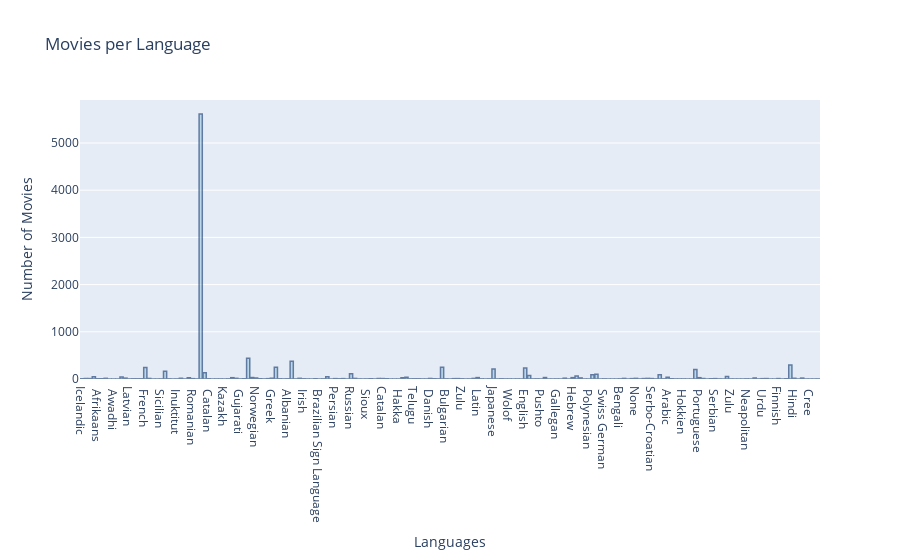

Source (notebook cell):
### Code cell
# Add columns based on new generes
languages_dic = {j:[1 if j in i else 0 for i in movies["Language"]] for j in languages}
# Plotting movies per genre
data = [go.Bar(
            x=list(languages_dic.keys()),
            y=[sum(i) for i in languages_dic.values()]
    )]
fig = go.Figure(data=data)
fig.update_traces(marker_color='rgb(158,202,225)', marker_line_color='rgb(8,48,107)',
                  marker_line_width=1.5, opacity=0.6)
fig.update_layout(
    title="Movies per Language",
    xaxis_title="Languages",
    yaxis_title="Number of Movies",
)

iplot(fig)

### Figure 1 — Plotly figure (JSON) as saved in the notebook; plotly's stock layout.template omitted (floating-point values rounded to 4 significant figures; data arrays with more than 128 entries replaced by an {"elided": "..."} marker saying what was removed)
{"data": [{"marker": {"color": "rgb(158,202,225)", "line": {"color": "rgb(8,48,107)", "width": 1.5}}, "opacity": 0.6, "type": "bar", "x": {"elided": "187 str values"}, "y": {"elided": "187 int values"}}], "layout": {"title": {"text": "Movies per Language"}, "xaxis": {"title": {"text": "Languages"}}, "yaxis": {"title": {"text": "Number of Movies"}}}}
